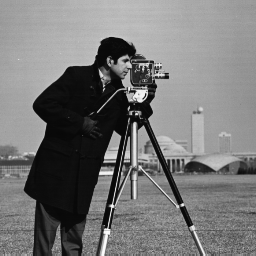
%> input picture HW3/inputs/cameraman.tif, 256 x 256 px
$ octave Q1.m   (GNU Octave 9; MATLAB toolbox functions it lacks are replaced by stand-ins)
%> lines starting %> are read from the running program, lines starting %| are printed output that depends on the picture
### HW3/Q1_convert.m
function res=Q1_convert(filename, mode)
%> called with filename = 'inputs/cameraman.tif', mode = 1
im = imread(filename);
%> im is the input picture: size 256x256 uint8; min 7, max 253, mean 118.7
[m,n] = size(im);
%> m = 256; n = 256
res = zeros([m,n],'like',im);
%> res: size 256x256 uint8; every value is 0
if mode==1
    % y=0
    res = im(m:-1:1,1:n);
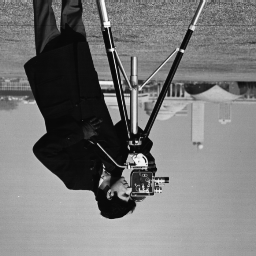
%> res: size 256x256 uint8; min 7, max 253, mean 118.7; mean of the top-left, top-right, bottom-left and bottom-right quarters 75.8, 125.4, 119.9, 153.8
elseif mode==2
    % x=0
    res = im(1:m,n:-1:1);
elseif mode==3
    % y=x
    theta = -90;
    tform = affine2d([cosd(theta) sind(theta) 0; -sind(theta) cosd(theta) 0; 0 0 1]);
    res = imwarp(im,tform);
    res = res(1:m,n:-1:1);
elseif mode==4
    % y=-x
    theta = 90;
    tform = affine2d([cosd(theta) sind(theta) 0; -sind(theta) cosd(theta) 0; 0 0 1]);
    res = imwarp(im,tform);
    res = res(1:m,n:-1:1);
end
end

### HW3/Q1.m
filename='inputs/cameraman.tif';

% y=0
im1 = Q1_convert(filename,1);
imwrite(im1,'outputs/Q1/y=0.jpg')

% x=0
im2 = Q1_convert(filename,2);
%> call 2 of Q1_convert, with filename = 'inputs/cameraman.tif', mode = 2
%> in Q1_convert (call 2), `res = im(1:m,n:-1:1);`:
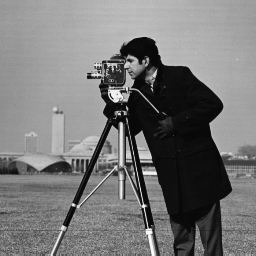
%> res: size 256x256 uint8; min 7, max 253, mean 118.7; mean of the top-left, top-right, bottom-left and bottom-right quarters 153.8, 119.9, 125.4, 75.8
imwrite(im2,'outputs/Q1/x=0.jpg')

% y=x
im3 = Q1_convert(filename,3);
%> call 3 of Q1_convert, with filename = 'inputs/cameraman.tif', mode = 3
%> in Q1_convert (call 3), `res = imwarp(im,tform);`:
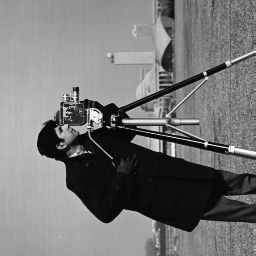
%> res: size 256x256 uint8; min 7, max 253, mean 118.7; mean of the top-left, top-right, bottom-left and bottom-right quarters 153.8, 125.4, 119.9, 75.8
%> in Q1_convert (call 3), `res = res(1:m,n:-1:1);`:
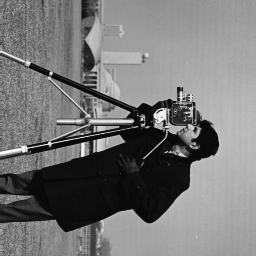
%> res: size 256x256 uint8; min 7, max 253, mean 118.7; mean of the top-left, top-right, bottom-left and bottom-right quarters 125.4, 153.8, 75.8, 119.9
imwrite(im3,'outputs/Q1/y=x.jpg')

% y=-x
im4 = Q1_convert(filename,4);
%> call 4 of Q1_convert, with filename = 'inputs/cameraman.tif', mode = 4
%> in Q1_convert (call 4), `res = imwarp(im,tform);`:
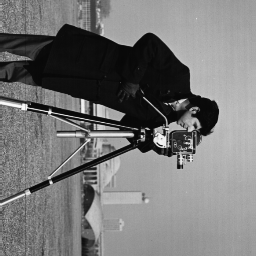
%> res: size 256x256 uint8; min 7, max 253, mean 118.7; mean of the top-left, top-right, bottom-left and bottom-right quarters 75.8, 119.9, 125.4, 153.8
%> in Q1_convert (call 4), `res = res(1:m,n:-1:1);`:
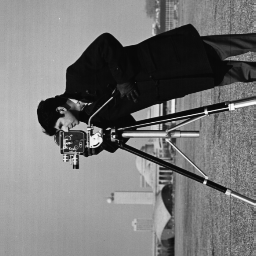
%> res: size 256x256 uint8; min 7, max 253, mean 118.7; mean of the top-left, top-right, bottom-left and bottom-right quarters 119.9, 75.8, 153.8, 125.4
imwrite(im4,'outputs/Q1/y=-x.jpg')
